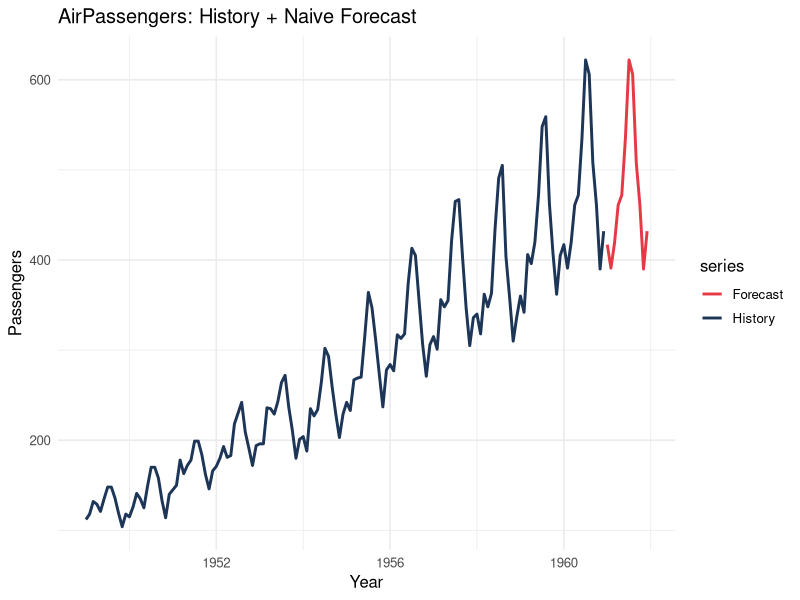
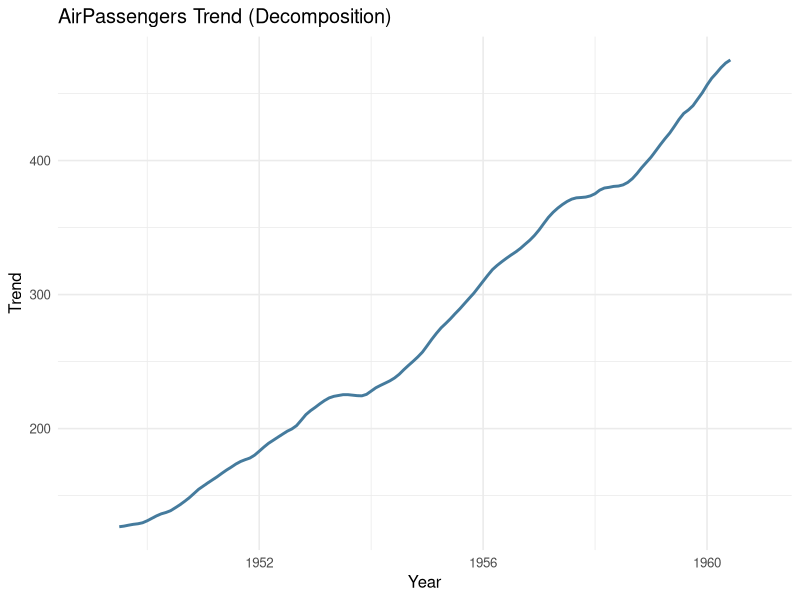

These charts were generated, in order, by the following R code:
# tidyverse_timeseries.R
suppressPackageStartupMessages({
  library(tidyverse)
})

ts_data <- AirPassengers

ts_tbl <- tibble(
  time = as.numeric(time(ts_data)),
  passengers = as.numeric(ts_data)
)

cat("Rows:", nrow(ts_tbl), "\n")
cat("From:", min(ts_tbl$time), "To:", max(ts_tbl$time), "\n\n")

decomp <- decompose(ts_data, type = "multiplicative")
trend_tbl <- tibble(
  time = as.numeric(time(ts_data)),
  trend = as.numeric(decomp$trend)
)

last_12 <- tail(ts_tbl$passengers, 12)
forecast_tbl <- tibble(
  time = seq(max(ts_tbl$time) + 1/12, max(ts_tbl$time) + 1, by = 1/12),
  passengers = last_12,
  series = "Forecast"
)

history_tbl <- ts_tbl %>% mutate(series = "History")
plot_tbl <- bind_rows(history_tbl, forecast_tbl)

p <- ggplot(plot_tbl, aes(x = time, y = passengers, color = series)) +
  geom_line(linewidth = 1) +
  scale_color_manual(values = c("History" = "#1D3557", "Forecast" = "#E63946")) +
  labs(title = "AirPassengers: History + Naive Forecast", x = "Year", y = "Passengers") +
  theme_minimal(base_size = 12)

ggsave("examples_r_tidyverse/output_tidy_airpassengers_forecast.png", p, width = 9, height = 5)

p_trend <- ggplot(trend_tbl, aes(x = time, y = trend)) +
  geom_line(color = "#457B9D", linewidth = 1) +
  labs(title = "AirPassengers Trend (Decomposition)", x = "Year", y = "Trend") +
  theme_minimal(base_size = 12)

ggsave("examples_r_tidyverse/output_tidy_airpassengers_trend.png", p_trend, width = 9, height = 5)

cat("Saved: output_tidy_airpassengers_forecast.png, output_tidy_airpassengers_trend.png\n")
